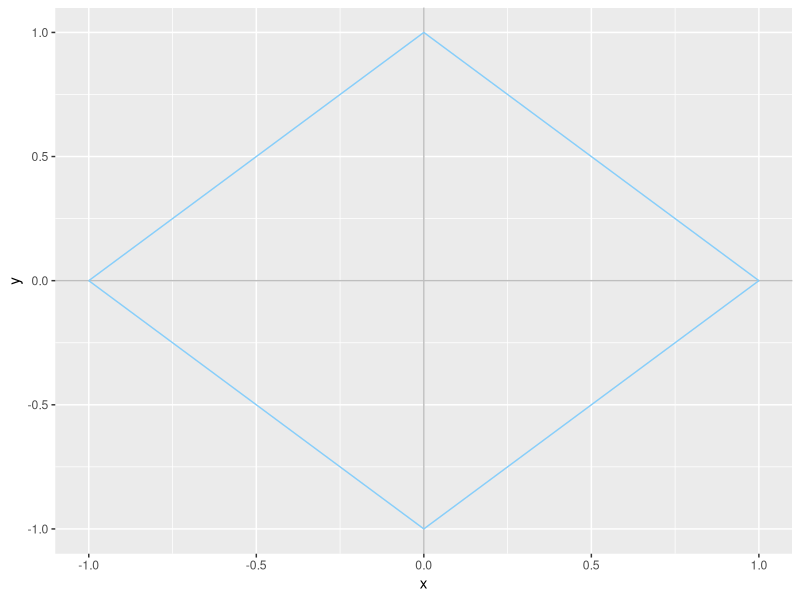
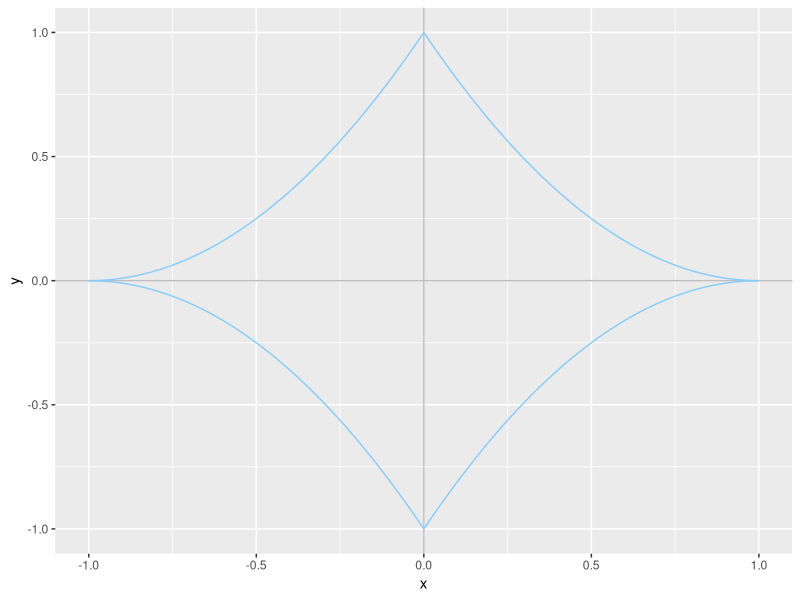

The R source for these figures, in order:
## ---- chunk 1
#| label: D1
#| echo: false
#| warning: false
#| message: false
#| cache: true
#| out-width: 30%
#| fig-alt: "A diamond, centred on (0,0), with side length root two."
#| fig-align: 'center'
#| fig-format: svg
#| fig-width: 2
#| fig-height: 2
library(ggplot2)

base_axes <- function(a, b) {
  # shorthand to set up Cartesian axes over a < x < b 
  ggplot(data.frame(x=c(a, b)), aes(x=x)) +
  # add axis lines to help guide plots
  geom_vline(xintercept=0, colour="grey") +
  geom_hline(yintercept=0, colour="grey")
}

base_axes(-1,1) +
  stat_function(fun=function(x){x-1}, colour="lightskyblue") +
  stat_function(fun=function(x){x+1}, colour="lightskyblue") +
  stat_function(fun=function(x){-(x-1)}, colour="lightskyblue") +
  stat_function(fun=function(x){-(x+1)}, colour="lightskyblue") +
  ylim(-1,1)
## ---- chunk 2
#| label: D2
#| echo: false
#| warning: false
#| message: false
#| cache: true
#| out-width: 30%
#| fig-alt: "A convex star shape, centred on (0,0), with width and height of two."
#| fig-align: 'center'
#| fig-format: svg
#| fig-width: 2
#| fig-height: 2

base_axes(-1,1) +
  stat_function(fun=function(x){(x-1)**2}, colour="lightskyblue") +
  stat_function(fun=function(x){(x+1)**2}, colour="lightskyblue") +
  stat_function(fun=function(x){-(x-1)**2}, colour="lightskyblue") +
  stat_function(fun=function(x){-(x+1)**2}, colour="lightskyblue") +
  ylim(-1,1)
